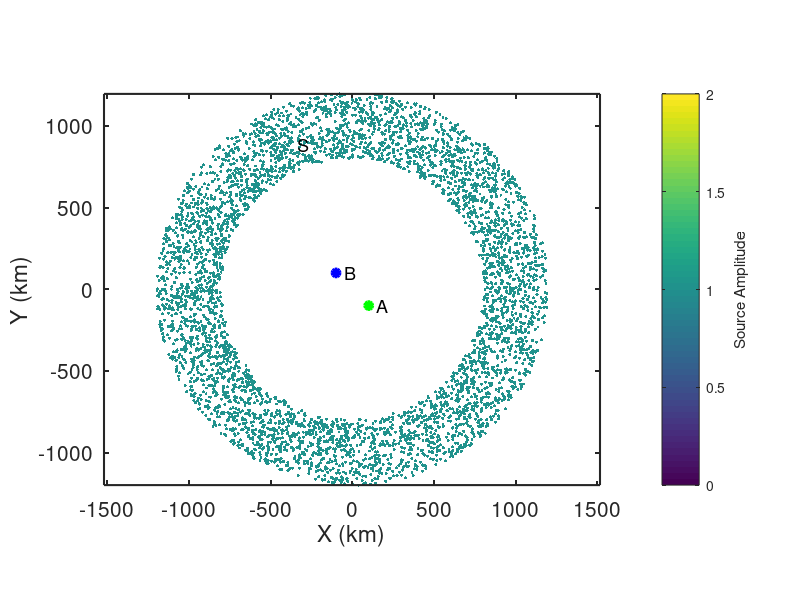

Recreate this plot in MATLAB. (Note: this script raises an error after producing the figure.)
% Simulate ambient noise within a homogeneous, isotropic, acoustic half-space 
% for random sources that form a finite-width donut.
%
% jbrussell - 7/2023

clear; close all;

addpath('../functions/');

dx = 10; % km
x = [-1000:dx:1000]; % km
y = [-1000:dx:1000]; % km
dt = 1; % sec
Ndays = 10;
t = [0:dt:60*60]; % [sec] daily time axis

% Location of virtual source (A)
x_Asrc = 100; % km
y_Asrc = -100; % km

% Location of receiver (B)
x_Brec = -100; % km
y_Brec = 100; % km

% Location of "source" ring (S)
N_sources = 5000; % Number of sources
N_excite = 1; % number of times to randomly excite each Source each hour
dr_S = 200; % [km] width of annulus, S
r_S = 1000 + (dr_S*2*rand(N_sources,1)' - dr_S); %1000; % [km] radius of source ring
% dtheta = 0.1;
theta_S = 360*rand(N_sources,1)'; %[0:dtheta:360-dtheta];
% r_S(theta_S>90 & theta_S<180) = []; % remove sector of sources
% theta_S(theta_S>90 & theta_S<180) = []; % remove sector of sources
x_S = r_S.*sind(theta_S);
y_S = r_S.*cosd(theta_S);
amp_S = ones(size(x_S)); % amplitude of sources

% Medium properties
vel = 3.5; % [km/s] velocity of medium

% Define source type
source_type = 'ricker'; % 'ricker' | 'microseism' | 'lossy_membrane'
% RICKER (impulsive source)
f_cent = 1/8; % 1/100; % [1/s] dominant frequency of Ricker wavelet
% MICROSEISM (continuous source)
fmin = 1/10; % minimum frequency to sum over
fmax = 1/3; % maximum frequency to sum over
% LOSSY MEMBRANE (attenuating membrane)
fmin;
fmax;
alpha = 1e-3; % [1/km] attenuation coefficient


figure(98); clf;
box on; hold on;
plot(x_Asrc,y_Asrc,'og','linewidth',2,'MarkerFaceColor','g');
text(x_Asrc+50,y_Asrc,'A','fontsize',13);
plot(x_Brec,y_Brec,'ob','linewidth',2,'MarkerFaceColor','b');
text(x_Brec+50,y_Brec,'B','fontsize',13);
scatter(x_S,y_S,amp_S*5,amp_S,'o','filled');
text(x_S(1),y_S(1)+75,'S','fontsize',13);
axis square; axis equal;
set(gca,'fontsize',15,'linewidth',1.5,'layer','top');
xlabel('X (km)');
ylabel('Y (km)');
cb = colorbar;
ylabel(cb,'Source Amplitude');
colormap(viridis);

%% Generate wavefield at ring of sources S

% Build frequency and time axes
Nt = length(t);
Fs = 1./dt;
f = Fs*(0:(Nt/2))/Nt;
time = ([0:Nt-1]-floor(Nt/2))*dt;  % build lagtime vector for plotting
time = [time(time<0), time(time>=0)];

% Expected time between A and B
R_A_B = sqrt((x_Asrc-x_Brec).^2 + (y_Asrc-y_Brec).^2); % [km] distance from A to B
t_A_B = R_A_B ./ vel;

% Theoretical prediction of ccf from Goran's class notes
ccf_pre = real(1 ./ sqrt(t_A_B.^2 - time.^2));
A = 1;
J0_pre = besselj(0,2*pi*f*t_A_B) * A;

cohsum = zeros(size(t));
ccf_auto = zeros(size(t));
ihrs_total = 0;
ccf_all = {};
cohsum_all = {};
ccf_misfit = [];
for iday = 1:Ndays
    for ihr = 1 : (24/(max(t)/60/60))
        % Generate wavefields at A and B due to random noise at all Si
        Si_A = zeros(size(t));
        Si_B = zeros(size(t));
        for isrc = 1:length(x_S)
            R_Si_A = sqrt((x_Asrc-x_S(isrc)).^2 + (y_Asrc-y_S(isrc)).^2); % [km] distance from Si to A
            R_Si_B = sqrt((x_Brec-x_S(isrc)).^2 + (y_Brec-y_S(isrc)).^2); % [km] distance from Si to B

            % Loop through and generate sources, Si
            for ii = 1:N_excite
                if strcmp(source_type,'ricker')
                    % Ricker wavelet
                    % Generate random wavelet start times
                    tshift = max(t) .* rand(1,1);
                    Si_A = Si_A + amp_S(isrc) .* ricker_wavelet(t-tshift,R_Si_A,vel,f_cent);
                    Si_B = Si_B + amp_S(isrc) .* ricker_wavelet(t-tshift,R_Si_B,vel,f_cent);
                elseif strcmp(source_type,'microseism')
                    % Continuous microseism source
                    freq = f(f>=fmin & f<=fmax);
                    phi_rand = (2*pi)*rand(1,length(freq)); % random phase between [0,2*pi]
                    Si_A = Si_A + amp_S(isrc) .* microseism_source(t,R_Si_A,vel,freq,phi_rand);
                    Si_B = Si_B + amp_S(isrc) .* microseism_source(t,R_Si_B,vel,freq,phi_rand);
                elseif strcmp(source_type,'lossy_membrane')
                    % 2-D Lossy Membrane response of Magrini & Boschi (2021)
                    phi_rand = (2*pi)*rand(1,1); % random phase between [0,2*pi]
                    Si_A = Si_A + amp_S(isrc) .* lossy_membrane(t,f,R_Si_A,vel,alpha,phi_rand);
                    Si_B = Si_B + amp_S(isrc) .* lossy_membrane(t,f,R_Si_B,vel,alpha,phi_rand);
                else
                    error('Source type must be ''ricker'' | ''microseism'' | ''lossy_membrane''');
                end
            end
        end
        
        % Taper waveform
        Si_A = cos_taper(Si_A);
        Si_B = cos_taper(Si_B);

        % Calculate power spectra
        fftA = fft(Si_A);
        % fftA = spectrumwhiten_smooth(fftA,0.001);
%         P_A = abs(fftA/Nt);
%         P_A = P_A(1:Nt/2+1);
%         P_A(2:end-1) = 2*P_A(2:end-1);
        fftB = fft(Si_B);
        % fftB = spectrumwhiten_smooth(fftB,0.001);
%         P_B = abs(fftB/Nt);
%         P_B = P_B(1:Nt/2+1);
%         P_B(2:end-1) = 2*P_B(2:end-1);

        % Calculate cross-correlation (A --> B Causal; B --> A Acausal)
        cohsum = cohsum + fftB.*conj(fftA) ./ abs(fftB) ./ abs(fftA);
        ccf = real(ifft(cohsum,Nt)); % inverse FFT to get time domain
        ccf = fftshift(ccf); % rearrange values as [-lag lag]
        ccf = detrend(ccf);
        ccf = cos_taper(ccf);
        
        % Auto-correlation
%         ccf_auto = ccf_auto + xcorr(Si_A,Si_A,floor(length(t)/2));
        
        ihrs_total = ihrs_total + 1;
        ccf_all{ihrs_total} = ccf;
        cohsum_all{ihrs_total} = cohsum;
        ccf_misfit(ihrs_total) = sum((ccf_all{ihrs_total} ./ max(ccf_all{ihrs_total}) - ccf_pre ./ max(ccf_pre)).^2) / length(ccf_pre);
        
        if 1 && mod(ihrs_total,12)==0
            figure(99); clf;
            set(gcf,'position',[2         206        1730         814]);
            
            subplot(2,2,1); box on; hold on;
            plot(x_Asrc,y_Asrc,'og','linewidth',2,'MarkerFaceColor','g');
            text(x_Asrc+50,y_Asrc,'A','fontsize',13);
            plot(x_Brec,y_Brec,'ob','linewidth',2,'MarkerFaceColor','b');
            text(x_Brec+50,y_Brec,'B','fontsize',13);
            scatter(x_S,y_S,amp_S*5,amp_S,'o','filled');
            text(x_S(1),y_S(1)+75,'S','fontsize',13);
            axis square;
            set(gca,'fontsize',15,'linewidth',1.5,'layer','top');
            xlabel('X (km)');
            ylabel('Y (km)');
            cb = colorbar;
            ylabel(cb,'Source Amplitude');
            colormap(viridis);
            
            subplot(2,2,3); box on; hold on;
            plot([1:ihrs_total],ccf_misfit,'-b','linewidth',2);
            plot(ihrs_total,ccf_misfit(ihrs_total),'ok','linewidth',1,'markersize',12,'MarkerFaceColor','b');
            set(gca,'fontsize',15,'linewidth',1.5);
            xlabel('Data length (hr)');
            ylabel('Misfit');

            subplot(2,2,2); box on; hold on;
%             ccf_pre_conv = conv(ccf_pre,ccf_auto,'same');
            plot(time,ccf_all{ihrs_total} ./ max(ccf_all{ihrs_total}),'-k','linewidth',2);
            plot(time,ccf_pre ./ max(ccf_pre),'-r','linewidth',1);
%             plot(time,ccf_pre_conv ./ max(ccf_pre_conv),'--g','linewidth',1);
            set(gca,'fontsize',15,'linewidth',1.5)
            xlim([-200 200]);
            title([num2str(ihrs_total),' hrs']);
            xlabel('Lag Time (s)');
            ylabel('CCF_{A,B}');

            P_ccf = abs(cohsum_all{ihrs_total}/Nt);
            P_ccf = P_ccf(1:Nt/2+1);
            P_ccf(2:end-1) = 2*P_ccf(2:end-1);

%             subplot(2,1,2); box on; hold on;
%             plot(1./f,P_ccf,'-b');
%             plot(1./f,smooth(P_ccf,20),'-k','linewidth',2);
%             plot(1./f_cent*[1 1],[min(P_ccf) max(P_ccf)],'--r','linewidth',1.5);
%             % xlim([0 500]);
%             set(gca,'fontsize',15,'linewidth',1.5,'xscale','log','yscale','log')
%             xlabel('Period (s)');

            subplot(2,2,4); box on; hold on;
            J0 = real(cohsum_all{ihrs_total}(1:Nt/2+1));
            plot(f,J0 ./ rms(J0),'-b');
            plot(f,smooth(J0,10) ./ rms(J0),'-k','linewidth',2);
            plot(f,J0_pre ./ rms(J0_pre),'-r','linewidth',1);
            plot(f_cent*[1 1],[0 1],'--r','linewidth',1.5);
            % xlim([0 500]);
            set(gca,'fontsize',15,'linewidth',1.5,'xscale','linear','yscale','linear')
            xlabel('Freq (Hz)');
            ylabel('J_0');
            xlim([0 max(f)]);

            drawnow;
        end
    end
end

%%
clear OUTmovie

is_movieout = 1;

if is_movieout
        
    OUTmovie(length(1:1:ihrs_total)) = struct('cdata',[],'colormap',[]);
    OUTit = 0;
    misfit = [];
    for ii = 1:1:ihrs_total
    
        figure(3); clf;
        set(gcf,'position',[2         206        1730         814],'color','w');
        
        subplot(2,2,1); box on; hold on;
        plot(x_Asrc,y_Asrc,'og','linewidth',2,'MarkerFaceColor','g');
        text(x_Asrc+50,y_Asrc,'A','fontsize',13);
        plot(x_Brec,y_Brec,'ob','linewidth',2,'MarkerFaceColor','b');
        text(x_Brec+50,y_Brec,'B','fontsize',13);
        scatter(x_S,y_S,amp_S*5,amp_S,'o','filled');
        text(x_S(1),y_S(1)+75,'S','fontsize',13);
        axis square; axis equal;
        set(gca,'fontsize',15,'linewidth',1.5,'layer','top');
        xlabel('X (km)');
        ylabel('Y (km)');
        cb = colorbar;
        ylabel(cb,'Source Amplitude');
        colormap(viridis);
        
        subplot(2,2,3); box on; hold on;
        plot([1:ii],ccf_misfit(1:ii),'-b','linewidth',2);
        plot(ii,ccf_misfit(ii),'ok','linewidth',1,'markersize',12,'MarkerFaceColor','b');
        set(gca,'fontsize',15,'linewidth',1.5);
        xlim([0 length(ccf_misfit)]);
        ylim([0 max(ccf_misfit)]);
        xlabel('Data length (hr)');
        ylabel('Misfit');
        
        subplot(2,2,2); box on; hold on;
%         ccf_pre_conv = conv(ccf_pre,ccf_auto,'same');
        plot(time,ccf_all{ii} ./ max(ccf_all{ii}),'-k','linewidth',2);
        plot(time,ccf_pre ./ max(ccf_pre),'-r','linewidth',1);
%         plot(time,ccf_pre_conv ./ max(ccf_pre_conv),'--g','linewidth',1);
        set(gca,'fontsize',15,'linewidth',1.5)
        xlim([-200 200]);
        ylim([-0.3 1.1]);
        title([num2str(ii),' hrs']);
        xlabel('Lag Time (s)');
        ylabel('CCF_{A,B}');

        P_ccf = abs(cohsum_all{ii}/Nt);
        P_ccf = P_ccf(1:Nt/2+1);
        P_ccf(2:end-1) = 2*P_ccf(2:end-1);

%         subplot(2,1,2); box on; hold on;
%         plot(1./f,P_ccf,'-b');
%         plot(1./f,smooth(P_ccf,20),'-k','linewidth',2);
%         plot(1./f_cent*[1 1],[min(P_ccf) max(P_ccf)],'--r','linewidth',1.5);
%         % xlim([0 500]);
%         set(gca,'fontsize',15,'linewidth',1.5,'xscale','log','yscale','log')
%         xlabel('Period (s)');
        
        subplot(2,2,4); box on; hold on;
        J0 = real(cohsum_all{ii}(1:Nt/2+1));
        plot(f,J0 ./ rms(J0),'-b');
        plot(f,smooth(J0,10) ./ rms(J0),'-k','linewidth',2);
        plot(f,J0_pre ./ rms(J0_pre),'-r','linewidth',1);
        plot(f_cent*[1 1],[0 1],'--r','linewidth',1.5);
        % xlim([0 500]);
        set(gca,'fontsize',15,'linewidth',1.5,'xscale','linear','yscale','linear')
        xlabel('Freq (Hz)');
        ylabel('J_0');
        xlim([0 max(f)]);

        drawnow;

        OUTit = OUTit + 1;
        rect = get(gcf,'Position'); rect(1:2) = [0 0]; 
        OUTmovie(OUTit) = getframe(gcf,rect);
    end
    
%     vid = VideoWriter(['noise_ccf_build_Sdonut','.avi']);
    vid = VideoWriter(['noise_ccf_build_Sdonut'],'MPEG-4');
    vid.FrameRate = 10;
    open(vid);
    OUTmovie(1) = [];
    writeVideo(vid,OUTmovie);
    close(vid);
end
